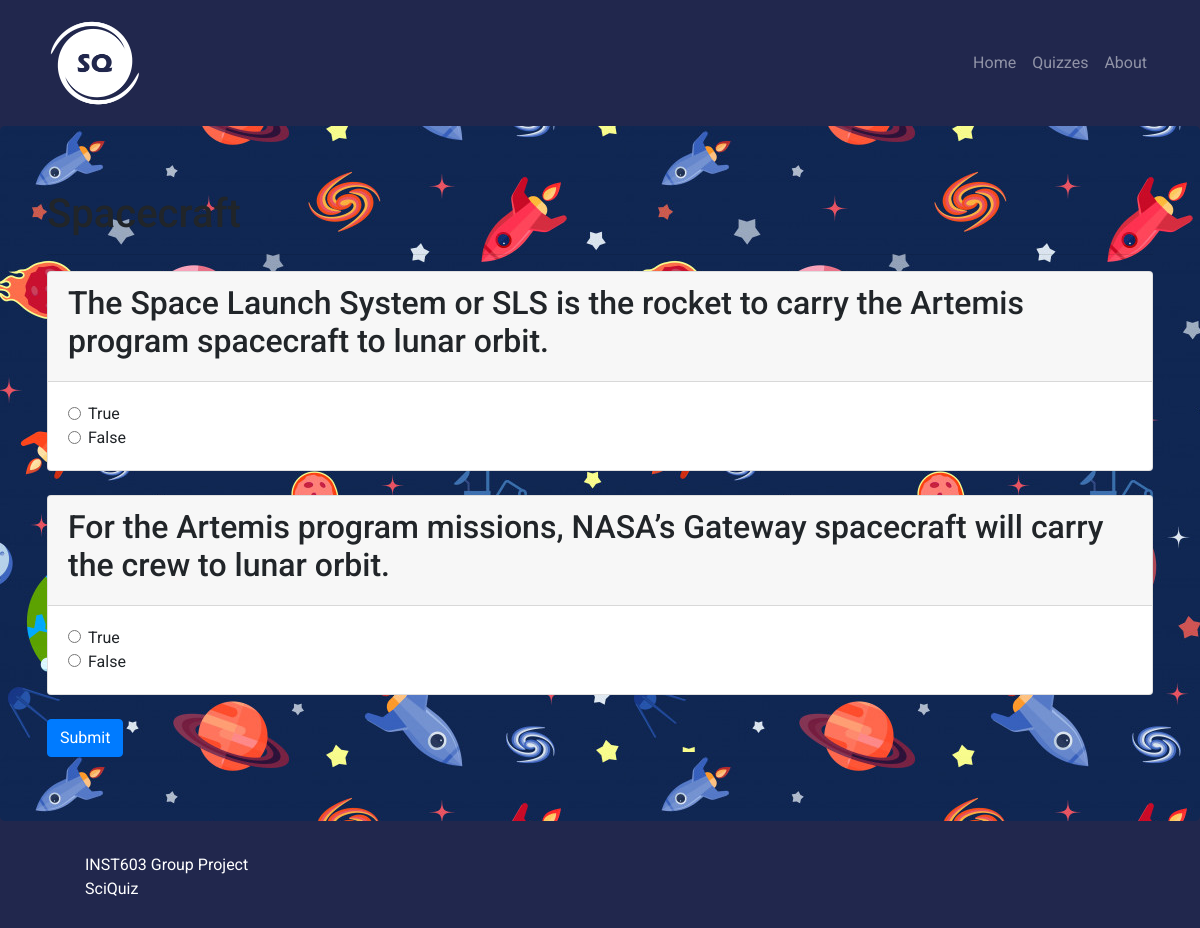
The page /quiz/7/ on the database its author committed.
### quiz/models.py (models this page shows)
class Quiz(models.Model):
    def __str__(self):
        return self.title
    title = models.CharField(default='',max_length=1000)
    topic = models.CharField(default='Other',max_length=100,choices=TOPICS)
    difficulty = models.CharField(default='Easy',max_length=100,choices=DIFFICULTIES)
    thumbnail = models.ImageField(default=None)
    description = models.TextField(default='')

class Question(models.Model):
    def __str__(self):
        return self.title
    title = models.CharField(default='',max_length=1000)
    description = models.TextField(default="")
    quiz = models.ForeignKey(Quiz, on_delete=models.CASCADE,default=None)

class Choice(models.Model):
    def __str__(self):
        return self.choice_text
    question = models.ForeignKey(Question, on_delete=models.CASCADE)
    choice_text = models.CharField(max_length=1000)
    is_correct = models.BooleanField(default=False)

### quiz/views.py (the view)
# urls.py: path('<int:quiz_id>/', views.quiz_questions, name='questions'),
def quiz_questions(request,quiz_id):
    context = {}
    res = request.POST
    context['message'] = False
    def checkAnswers(res):
        print(res)
        score = 0
        total_questions = 0
        incorrect = []
        for i in res:
            if i == "csrfmiddlewaretoken":
                continue
            elif res[i] == "True":
                score += 1
                total_questions += 1
            else:
                incorrect.append(Question.objects.get(title=i))
                total_questions += 1
        context['incorrect'] = incorrect
        if total_questions == 0:
            return 0
        else:
            return int((score/total_questions)*100)
    if res:
        context['message'] = True
        context['score'] = checkAnswers(res)
    try:
        quiz = Quiz.objects.filter(pk=quiz_id)
        quiz = quiz[0]
        questions = Question.objects.filter(quiz=quiz)
    except:
        print('404')
    context['quiz'] = quiz
    context['questions'] = questions
    print(context)
    return render(request,'quiz_questions.html',context)

### quiz/templates/quiz_questions.html (shortened to what this page needs)
{% extends "base.html" %} {% block content %} {% load static %}
<div class="jumbotron">
  <div class="container">
    <h1>{{quiz}}</h1>
    <hr />
    <form action="" method="POST">
      {% csrf_token %} {% for question in questions %}
      <div class="card">
        <div class="card-header">
          <h2 class="">{{question}}</h2>
        </div>
        <div class="card-body">
          {% for choice in question.choice_set.all %}
          <div class="form-check">
            <input
              required
              id="{{choice}}-{{question}}"
              class="form-check-input"
              type="radio"
              value="{{choice.is_correct}}"
              name="{{question}}"
            />
            <label for="{{choice}}" class="form-check-label">{{choice}}</label>
          </div>
          {% endfor %}
        </div>
      </div>
      <br />
      {% endfor %}
      <button type="submit" class="btn btn-primary">Submit</button>
    </form>
  </div>
</div>
{%endblock%}

### nasaswyk/static/css/main.css (style rules this page uses)
body { font-family: "Roboto", sans-serif; background-color: #21274d; }

### rows shown on the page
Quiz: title "Spacecraft"
Question: title "The Space Launch System or SLS is the rocket to carry the Artemis program spacecraft to lunar orbit."
Choice: choice_text "True"
Choice: choice_text "False"
Question: title "For the Artemis program missions, NASA’s Gateway spacecraft will carry the crew to lunar orbit."
Choice: choice_text "True"
Choice: choice_text "False"
